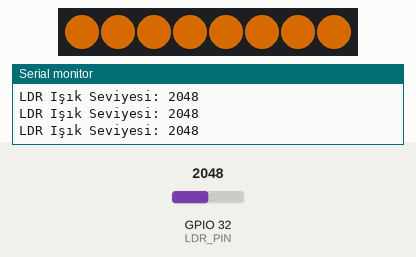
Simulated run of this sketch. Board: ESP32. Shown: 8 RGB LEDs in strip order, left to right, the last lines printed to the serial monitor. The inputs (shaded band) are chosen by the test bench; at power-on: GPIO 32 (LDR_PIN) = 2048. Dim RGB values are drawn brighter than linear.

Above: at 1.3 s.
1.4 s: GPIO 32 (LDR_PIN) set to 1460
At 2.5 s:
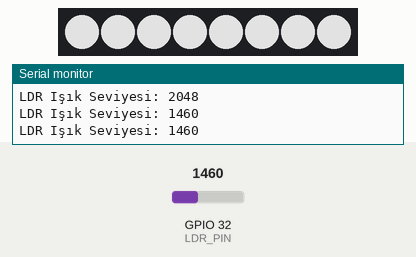
3.0 s: GPIO 32 (LDR_PIN) set to 2866
At 3.7 s:
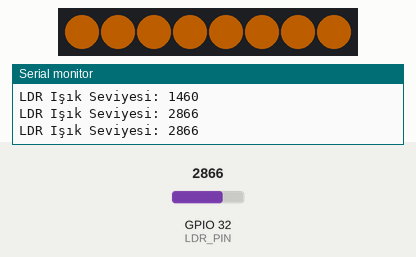
4.5 s: GPIO 32 (LDR_PIN) set to 3040
At 4.9 s:
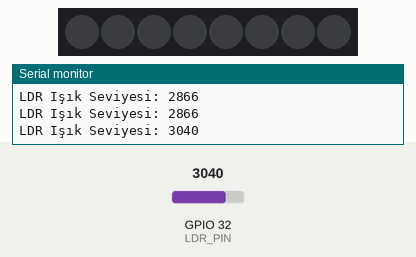
6.0 s: GPIO 32 (LDR_PIN) set to 2047
At 7.2 s:
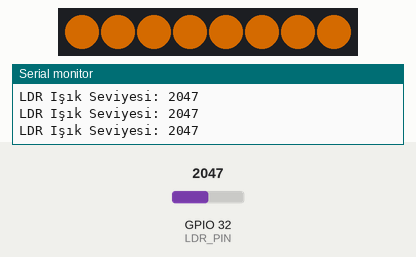
7.5 s: GPIO 32 (LDR_PIN) set to 3603
At 8.5 s:
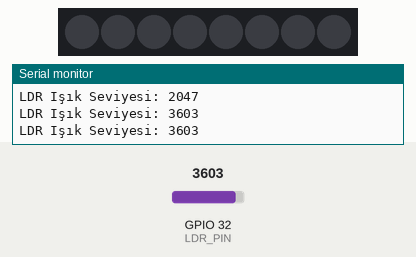
Timing chart, 0 to 10.0 s (numbered marks = the images above; inputs shaded):
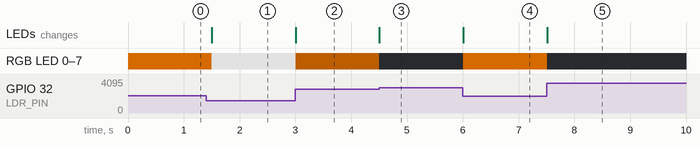

Measured:
- after the input at 1.4 s, RGB LED 0–7: RGB(128, 64, 0) → RGB(165, 165, 165) after 0.10 s; the LEDs: change after 0.10 s (image 1)
- after the input at 3.0 s, RGB LED 0–7: RGB(165, 165, 165) → RGB(77, 38, 0) at once; the LEDs: change at once (image 2)
- after the input at 4.5 s, RGB LED 0–7: RGB(77, 38, 0) → off at once; the LEDs: change at once (image 3)
- after the input at 6.0 s, RGB LED 0–7: off → RGB(128, 64, 0) at once; the LEDs: change at once (image 4)
- after the input at 7.5 s, RGB LED 0–7: RGB(128, 64, 0) → off at once; the LEDs: change at once (image 5)

The sketch:

ldr2-renkli-parlakli.ino
```cpp
#include <Adafruit_NeoPixel.h>

#define LDR_PIN 32         // LDR bağlı pin
#define LED_PIN 14         // NeoPixel veri pini
#define NUM_LEDS 8         // LED sayısı

Adafruit_NeoPixel leds(NUM_LEDS, LED_PIN, NEO_GRB + NEO_KHZ800);

void setup() {
  Serial.begin(9600);
  leds.begin();
  leds.show(); // LED'leri başlangıçta kapat
}

void loop() {
  int ldr_degeri = analogRead(LDR_PIN); // 0-4095
  Serial.print("LDR Işık Seviyesi: ");
  Serial.println(ldr_degeri);

  // LDR değeri 0 (karanlık) - 4095 (çok aydınlık)
  // Ters orantılı parlaklık: ışık azalınca parlaklık artsın
  int parlaklik = map(ldr_degeri, 0, 4095, 255, 0); // 255 (max) - 0 (kapalı)

  // Renk geçişi: düşük ışıkta beyaz, orta ışıkta sarı, yüksek ışıkta kapalı
  uint8_t r, g, b;

  if (ldr_degeri < 1500) {
    // Karanlık: beyaz
    r = g = b = parlaklik;
  } else if (ldr_degeri < 3000) {
    // Orta seviye ışık: sarı-turuncu
    r = parlaklik;
    g = parlaklik / 2;
    b = 0;
  } else {
    // Çok aydınlık: LED kapalı
    r = g = b = 0;
  }

  for (int i = 0; i < NUM_LEDS; i++) {
    leds.setPixelColor(i, leds.Color(r, g, b));
  }
  leds.show();

  delay(500);
}
```
